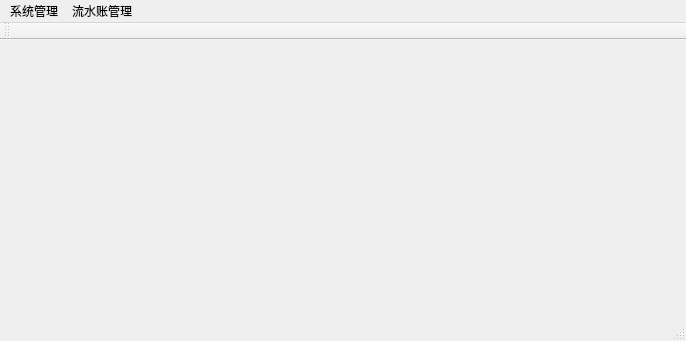
<?xml version="1.0" encoding="UTF-8"?>
<ui version="4.0">
 <class>MainWindow</class>
 <widget class="QMainWindow" name="MainWindow">
  <property name="geometry">
   <rect>
    <x>0</x>
    <y>0</y>
    <width>686</width>
    <height>341</height>
   </rect>
  </property>
  <property name="windowTitle">
   <string>MainWindow</string>
  </property>
  <widget class="QWidget" name="centralWidget"/>
  <widget class="QMenuBar" name="menuBar">
   <property name="geometry">
    <rect>
     <x>0</x>
     <y>0</y>
     <width>686</width>
     <height>23</height>
    </rect>
   </property>
   <widget class="QMenu" name="AuthMenu">
    <property name="title">
     <string>系统管理</string>
    </property>
   </widget>
   <widget class="QMenu" name="menuLiuShuiZhang">
    <property name="title">
     <string>流水账管理</string>
    </property>
   </widget>
   <addaction name="AuthMenu"/>
   <addaction name="menuLiuShuiZhang"/>
  </widget>
  <widget class="QToolBar" name="mainToolBar">
   <attribute name="toolBarArea">
    <enum>TopToolBarArea</enum>
   </attribute>
   <attribute name="toolBarBreak">
    <bool>false</bool>
   </attribute>
  </widget>
  <widget class="QStatusBar" name="statusBar"/>
 </widget>
 <layoutdefault spacing="6" margin="11"/>
 <resources/>
 <connections/>
</ui>
